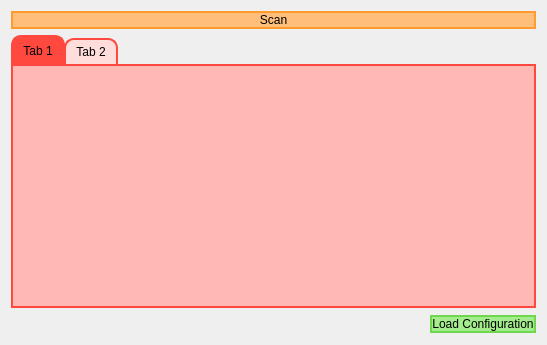
<?xml version="1.0" encoding="UTF-8"?>
<ui version="4.0">
 <class>ConfigPanel</class>
 <widget class="QWidget" name="ConfigPanel">
  <property name="geometry">
   <rect>
    <x>0</x>
    <y>0</y>
    <width>547</width>
    <height>345</height>
   </rect>
  </property>
  <property name="windowTitle">
   <string>MainWindow</string>
  </property>
  <layout class="QVBoxLayout" name="verticalLayout_3">
   <item>
    <layout class="QVBoxLayout" name="verticalLayout">
     <item>
      <layout class="QHBoxLayout" name="scanContainer">
       <item>
        <widget class="QPushButton" name="scanButton">
         <property name="styleSheet">
          <string notr="true">#scanButton{
background-color:#FFBF7A;
	border:2px solid #FF9B2F;
}

#scanButton:hover{
	background-color:#FF9B2F;
}</string>
         </property>
         <property name="text">
          <string>Scan</string>
         </property>
        </widget>
       </item>
      </layout>
     </item>
     <item>
      <layout class="QVBoxLayout" name="tabsContainer">
       <item>
        <widget class="QTabWidget" name="tabWidget">
         <property name="styleSheet">
          <string notr="true">QTabWidget::pane {
    border: 2px solid #FF483E;
    background: #FFB8B4;
}

QTabBar::tab {
    border: 2px solid #FF483E;
	border-top-left-radius:10px;
	border-top-right-radius:10px;
	border-bottom:none;
}

QTabBar::tab:selected {
    background:#FF483E;
}

QTabBar::tab:!selected {
    background: #FFDDDA;
}

QTabBar::tab:!selected:hover {
    background: #FFB8B4;
}

QTabBar::tab:top:!selected {
    margin-top: 3px;
}

QTabBar::tab:bottom:!selected {
    margin-bottom: 3px;
}

QTabBar::tab:top, QTabBar::tab:bottom {
    min-width: 8ex;
    margin-right: -1px;
    padding: 5px 10px 5px 10px;
}

QTabBar::tab:top:selected {
    border-bottom-color: none;
}

QTabBar::tab:bottom:selected {
    border-top-color: none;
}

QTabBar::tab:top:last, QTabBar::tab:bottom:last,
QTabBar::tab:top:only-one, QTabBar::tab:bottom:only-one {
    margin-right: 0;
}

QTabBar::tab:left:!selected {
    margin-right: 3px;
}

QTabBar::tab:right:!selected {
    margin-left: 3px;
}

QTabBar::tab:left, QTabBar::tab:right {
    min-height: 8ex;
    margin-bottom: -1px;
    padding: 10px 5px 10px 5px;
}

QTabBar::tab:left:selected {
    border-left-color: none;
}

QTabBar::tab:right:selected {
    border-right-color: none;
}

QTabBar::tab:left:last, QTabBar::tab:right:last,
QTabBar::tab:left:only-one, QTabBar::tab:right:only-one {
    margin-bottom: 0;
}</string>
         </property>
         <property name="currentIndex">
          <number>0</number>
         </property>
         <widget class="QWidget" name="tab1">
          <attribute name="title">
           <string>Tab 1</string>
          </attribute>
          <layout class="QVBoxLayout" name="verticalLayout_2"/>
         </widget>
         <widget class="QWidget" name="tab2">
          <attribute name="title">
           <string>Tab 2</string>
          </attribute>
         </widget>
        </widget>
       </item>
      </layout>
     </item>
     <item>
      <layout class="QHBoxLayout" name="horizontalLayout">
       <item>
        <spacer name="horizontalSpacer">
         <property name="orientation">
          <enum>Qt::Horizontal</enum>
         </property>
         <property name="sizeHint" stdset="0">
          <size>
           <width>40</width>
           <height>20</height>
          </size>
         </property>
        </spacer>
       </item>
       <item>
        <widget class="QPushButton" name="loadConfigButton">
         <property name="styleSheet">
          <string notr="true">#loadConfigButton{
background-color:#A4ED8D;
	border:2px solid #6FD64E;
}

#LoadConfigButton:hover{
	background-color:#6FD64E;
}

#loadConfigButton:disabled{
	background-color:#FFFEFE;
}

#loadConfigButton:hover{
	background-color:#6FD64E;
}</string>
         </property>
         <property name="text">
          <string>Load Configuration</string>
         </property>
        </widget>
       </item>
      </layout>
     </item>
    </layout>
   </item>
  </layout>
 </widget>
 <layoutdefault spacing="6" margin="11"/>
 <resources/>
 <connections/>
</ui>
